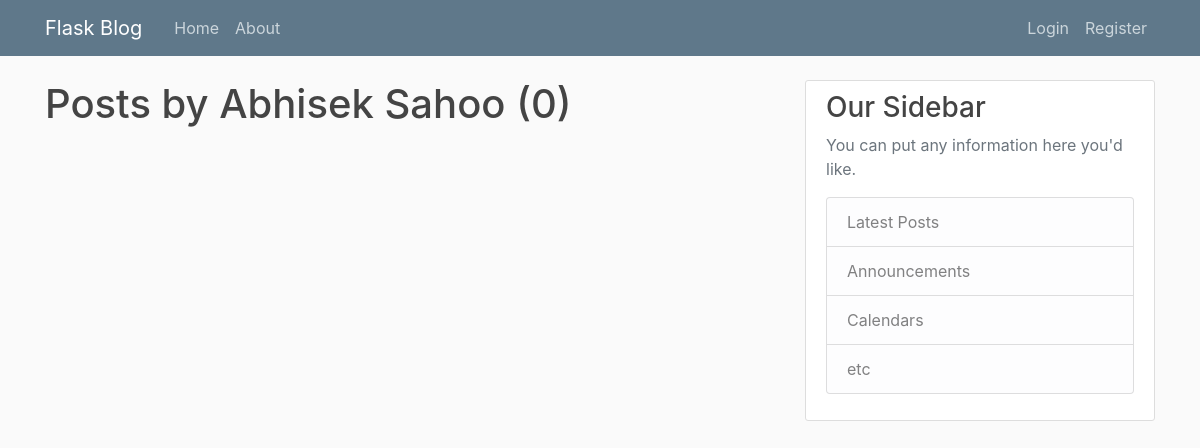
Before: /user/Abhisek Sahoo with the older database file.
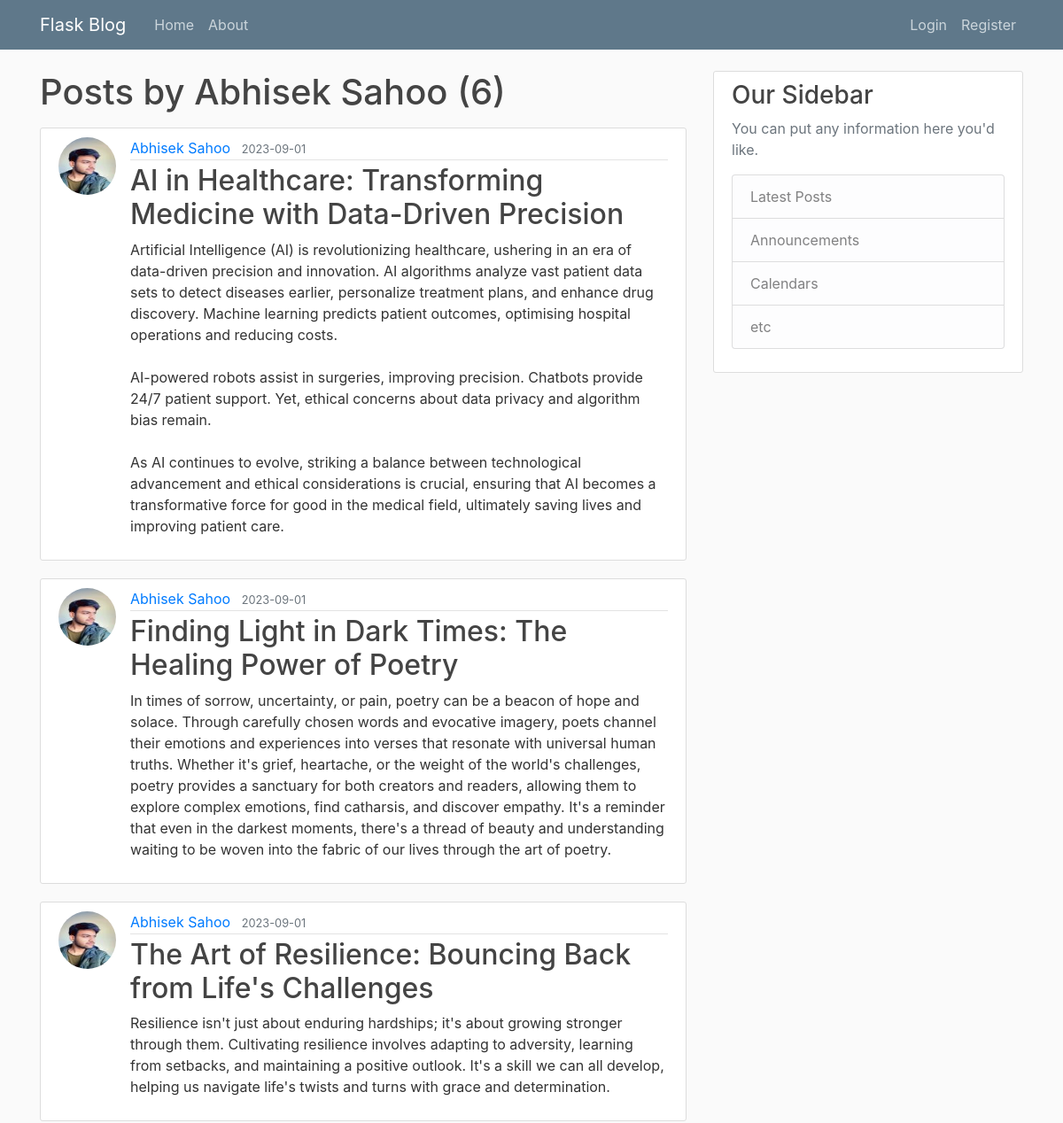
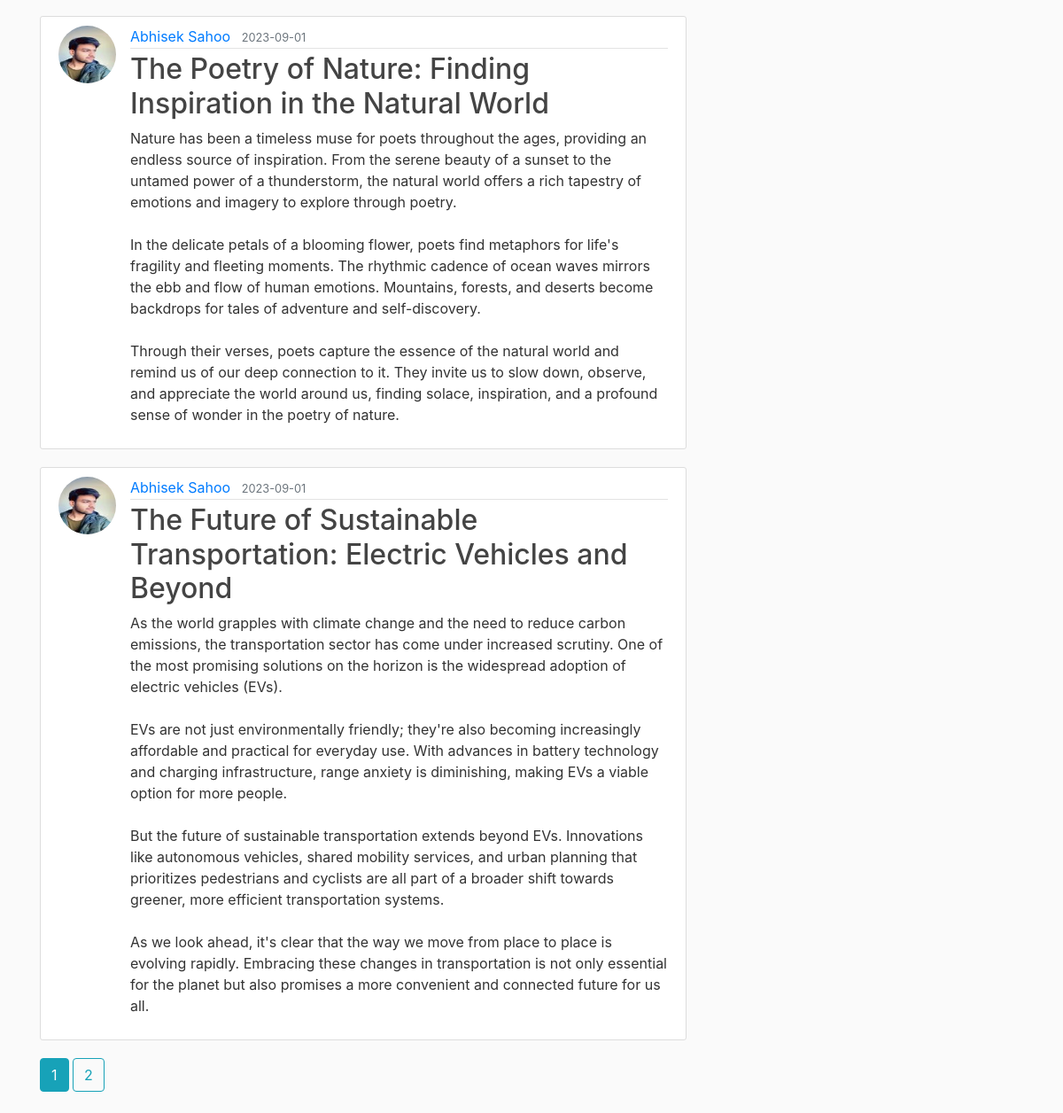
After: the same page with the newer database file (2 pictures, top to bottom).
### flaskblog/models.py (models this page shows, shortened)
class User(UserMixin, db.Model):
    id = db.Column(db.Integer, primary_key=True)
    username = db.Column(db.String(20), unique=True, nullable=False)
    email = db.Column(db.String(120), unique=True, nullable=False)
    image_file = db.Column(db.String(20), nullable=False, default='default.jpeg')
    password = db.Column(db.String(60), nullable=False)
    posts = db.relationship('Post', backref='author', lazy=True)

class Post(db.Model):
    id = db.Column(db.Integer, primary_key=True)
    title = db.Column(db.String(100), nullable=False)
    date_posted = db.Column(db.DateTime, nullable=False, default=datetime.utcnow)
    content = db.Column(db.Text, nullable=False)
    user_id = db.Column(db.Integer, db.ForeignKey('user.id'), nullable=False)

### flaskblog/routes.py (the view)
@app.route("/user/<string:username>")
def user_posts(username):
    page = request.args.get('page', 1, type=int)
    user = User.query.filter_by(username=username).first_or_404()
    posts = Post.query.filter_by(author=user)\
        .order_by(Post.date_posted.desc())\
        .paginate(page=page, per_page=5)
    return render_template('user_posts.html', posts=posts, user=user)

### flaskblog/templates/user_posts.html
{% extends "layout.html" %}
{% block content %}
    <h1 class="mb-3">Posts by {{ user.username }} ({{ posts.total }})</h1>
    {% for post in posts.items %}
        <article class="media content-section">
          <img class="rounded-circle article-img" src="{{ url_for('static', filename='profile_pics/' + post.author.image_file) }}">
          <div class="media-body">
            <div class="article-metadata">
              <a class="mr-2" href="{{ url_for('user_posts', username=post.author.username) }}">{{ post.author.username }}</a>
              <small class="text-muted">{{ post.date_posted.strftime('%Y-%m-%d') }}</small>
            </div>
            <h2><a class="article-title" href="{{ url_for('post', post_id=post.id) }}">{{ post.title }}</a></h2>
            <p class="article-content">{{ post.content }}</p>
          </div>
        </article>
    {% endfor %}
    {% for page_num in posts.iter_pages(left_edge=1, right_edge=1, left_current=1, right_current=2) %}
      {% if page_num %}
        {% if posts.page == page_num %}
          <a class="btn btn-info mb-4" href="{{ url_for('user_posts', username=user.username, page=page_num) }}">{{ page_num }}</a>
        {% else %}
          <a class="btn btn-outline-info mb-4" href="{{ url_for('user_posts', username=user.username, page=page_num) }}">{{ page_num }}</a>
        {% endif %}
      {% else %}
        ...
      {% endif %}
    {% endfor %}
{% endblock content %}

### flaskblog/templates/layout.html (shortened to what this page needs)
<!DOCTYPE html>
<html>
<head>
    <link rel="stylesheet" href="https://maxcdn.bootstrapcdn.com/bootstrap/4.0.0/css/bootstrap.min.css">
    <link rel="stylesheet" type="text/css" href="{{ url_for('static', filename='main.css') }}">
</head>
<body>
    <header class="site-header">
      <nav class="navbar navbar-expand-md navbar-dark bg-steel fixed-top">
        <div class="container">
          <a class="navbar-brand mr-4" href="/">Flask Blog</a>
          <div class="collapse navbar-collapse" id="navbarToggle">
            <div class="navbar-nav mr-auto">
              <a class="nav-item nav-link" href="{{ url_for('home') }}">Home</a>
              <a class="nav-item nav-link" href="{{ url_for('about') }}">About</a>
            </div>
            <div class="navbar-nav">
              {% if current_user.is_authenticated %}
                <a class="nav-item nav-link" href="{{ url_for('new_post') }}">New Post</a>
                <a class="nav-item nav-link" href="{{ url_for('account') }}">Account</a>
                <a class="nav-item nav-link" href="{{ url_for('logout') }}">Logout</a>
              {% else %}
                <a class="nav-item nav-link" href="{{ url_for('login') }}">Login</a>
                <a class="nav-item nav-link" href="{{ url_for('register') }}">Register</a>
              {% endif %}
            </div>
          </div>
        </div>
      </nav>
    </header>
    <main role="main" class="container">
      <div class="row">
        <div class="col-md-8">
          {% block content %}{% endblock %}
        </div>
        <div class="col-md-4">
          <div class="content-section">
            <h3>Our Sidebar</h3>
            <p class='text-muted'>You can put any information here you'd like.
              <ul class="list-group">
                <li class="list-group-item list-group-item-light">Latest Posts</li>
                <li class="list-group-item list-group-item-light">Announcements</li>
                <li class="list-group-item list-group-item-light">Calendars</li>
                <li class="list-group-item list-group-item-light">etc</li>
              </ul>
            </p>
          </div>
        </div>
      </div>
    </main>
</body>
</html>

### flaskblog/static/main.css (style rules this page uses)
body { background: #fafafa; color: #333333; margin-top: 5rem; }
h1, h2, h3, h4, h5, h6 { color: #444444; }
.bg-steel { background-color: #5f788a; }
.site-header .navbar-nav .nav-link { color: #cbd5db; }
.content-section { background: #ffffff; padding: 10px 20px; border: 1px solid #dddddd; border-radius: 3px; margin-bottom: 20px; }
.article-title { color: #444444; }
.article-content { white-space: pre-line; }
.article-img { height: 65px; width: 65px; margin-right: 16px; }
.article-metadata { padding-bottom: 1px; margin-bottom: 4px; border-bottom: 1px solid #e3e3e3 }

Changed rows visible on the page:
added Post: image_file (picture), author.username "Abhisek Sahoo", date_posted "2023-09-01", title "AI in Healthcare: Transforming Medicine with Data-Driven Precision", content "Artificial Intelligence (AI) is revolutionizing healthcare, ushering in an era of data-driven precision and innovation. AI algorithms analyze vast patient data sets to detect diseases earlier, personalize treatment plans, and enhance drug discovery. Machine learning predicts patient outcomes, optimising hospital operations and reducing costs. AI-powered robots assist in surgeries, improving precision. Chatbots provide 24/7 patient support. Yet, ethical concerns about data privacy and algorithm bias remain. As AI continues to evolve, striking a balance between technological advancement and ethical considerations is crucial, ensuring that AI becomes a transformative force for good in the…"
added Post: image_file (picture), author.username "Abhisek Sahoo", date_posted "2023-09-01", title "Finding Light in Dark Times: The Healing Power of Poetry", content "In times of sorrow, uncertainty, or pain, poetry can be a beacon of hope and solace. Through carefully chosen words and evocative imagery, poets channel their emotions and experiences into verses that resonate with universal human truths. Whether it's grief, heartache, or the weight of the world's challenges, poetry provides a sanctuary for both creators and readers, allowing them to explore complex emotions, find catharsis, and discover empathy. It's a reminder that even in the darkest moments, there's a thread of beauty and understanding waiting to be woven into the fabric of our lives through the art of poetry."
added Post: image_file (picture), author.username "Abhisek Sahoo", date_posted "2023-09-01", title "The Art of Resilience: Bouncing Back from Life's Challenges", content "Resilience isn't just about enduring hardships; it's about growing stronger through them. Cultivating resilience involves adapting to adversity, learning from setbacks, and maintaining a positive outlook. It's a skill we can all develop, helping us navigate life's twists and turns with grace and determination."
added Post: image_file (picture), author.username "Abhisek Sahoo", date_posted "2023-09-01", title "The Poetry of Nature: Finding Inspiration in the Natural World", content "Nature has been a timeless muse for poets throughout the ages, providing an endless source of inspiration. From the serene beauty of a sunset to the untamed power of a thunderstorm, the natural world offers a rich tapestry of emotions and imagery to explore through poetry. In the delicate petals of a blooming flower, poets find metaphors for life's fragility and fleeting moments. The rhythmic cadence of ocean waves mirrors the ebb and flow of human emotions. Mountains, forests, and deserts become backdrops for tales of adventure and self-discovery. Through their verses, poets capture the essence of the natural world and remind us of our deep connection to it. They invite us to slow down,…"
added Post: image_file (picture), author.username "Abhisek Sahoo", date_posted "2023-09-01", title "The Future of Sustainable Transportation: Electric Vehicles and Beyond", content "As the world grapples with climate change and the need to reduce carbon emissions, the transportation sector has come under increased scrutiny. One of the most promising solutions on the horizon is the widespread adoption of electric vehicles (EVs). EVs are not just environmentally friendly; they're also becoming increasingly affordable and practical for everyday use. With advances in battery technology and charging infrastructure, range anxiety is diminishing, making EVs a viable option for more people. But the future of sustainable transportation extends beyond EVs. Innovations like autonomous vehicles, shared mobility services, and urban planning that prioritizes pedestrians and cyclists…"
Other visible differences:
{{ posts.total }}: "0" → "6"
new list line: "1"
new list line: "2"
